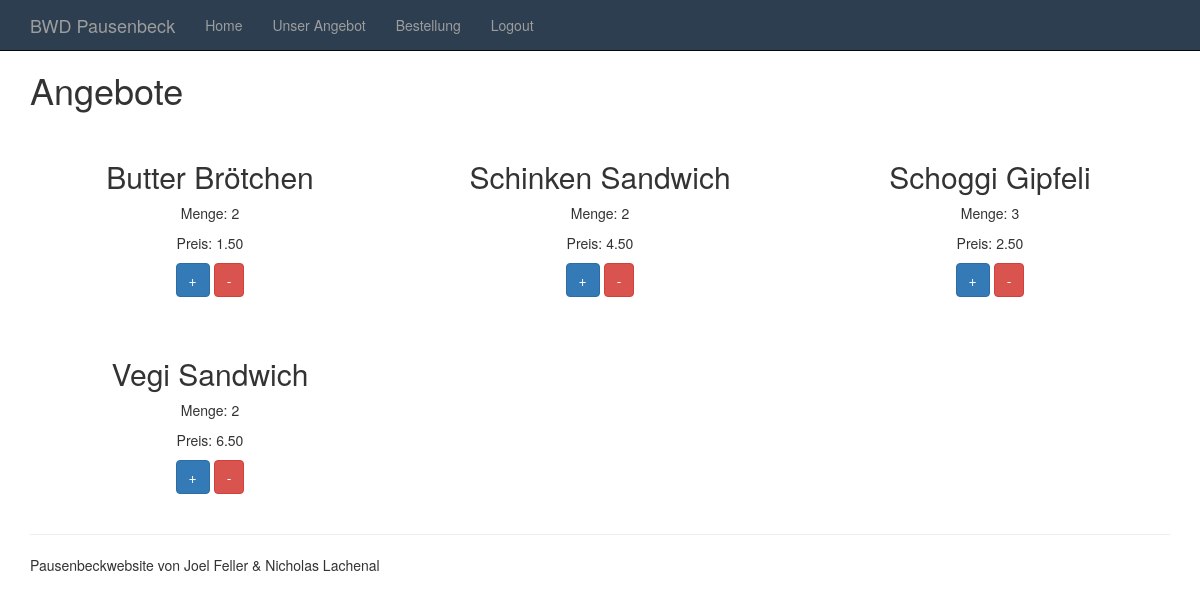
The page /waren/angebote (signed in) on the database its author committed.
### tables this page shows
CREATE TABLE `angebot` (
  `aid` int(11) NOT NULL,
  `name` varchar(50) DEFAULT NULL,
  `anzahl` int(11) DEFAULT NULL,
  `preis` varchar(50) DEFAULT NULL
);

### lib/ConnectionHandler.php (called while the page is built, shortened)
<?php
class ConnectionHandler
{
    private static $connection = null;
    public static function getConnection()
    {
        if (self::$connection === null) {
            $config = require '../config.php';
            $host = $config['database']['host'];
            $username = $config['database']['username'];
            $password = $config['database']['password'];
            $database = $config['database']['database'];
            self::$connection = new MySQLi($host, $username, $password, $database);
            self::$connection->set_charset('utf8');
        }
        return self::$connection;
    }
}

### lib/Repository.php (called while the page is built, shortened)
<?php
require_once 'ConnectionHandler.php';
class Repository
{
    protected $tableName = null;
    public function readById($id)
    {
        $query = "SELECT * FROM {$this->tableName} WHERE uid=?";
        $statement = ConnectionHandler::getConnection()->prepare($query);
        $statement->bind_param('i', $id);
        $statement->execute();
        $result = $statement->get_result();
        $row = $result->fetch_object();
        return $row;
    }
    public function readAll($max = 100)
    {
        $query = "SELECT * FROM {$this->tableName} LIMIT 0, $max";
        $statement = ConnectionHandler::getConnection()->prepare($query);
        $statement->execute();
        $result = $statement->get_result();
        $rows = array();
        while ($row = $result->fetch_object()) {
            $rows[] = $row;
        }
        return $rows;
    }
}

### controller/WarenController.php (called while the page is built, shortened)
<?php
class WarenController
{
    public function angebote()
    {
        $warenRepository = new WarenRepository();
        $userRepository = new UserRepository();
        $view = new View('angebote_list');
        $view->title = 'Angebote';
        $view->heading = 'Angebote';
        $view->user = $userRepository->readById($_SESSION['id']);
        $view->angebote = $warenRepository->readAll();
        $view->display();
    }
}

### lib/Dispatcher.php (called while the page is built, shortened)
<?php
class Dispatcher
{
    public static function dispatch()
    {
        $uri = $_SERVER['REQUEST_URI'];
        $uri = strtok($uri, '?');
        $uri = trim($uri, '/');
        $uriFragments = explode('/', $uri);
        $method = 'index';
        if (!empty($uriFragments[1])) {
            $method = $uriFragments[1];
        }
        $controller = new $controllerName();
        $controller->$method();
    }
}

### public/index.php (called while the page is built, shortened)
<?php
require_once '../lib/Dispatcher.php';
$dispatcher = new Dispatcher();
$dispatcher->dispatch();

### lib/View.php (called while the page is built, shortened)
<?php
class View
{
    private $viewfile;
    public function __construct($viewfile)
    {
        $this->viewfile = "./../view/$viewfile.php";
    }
    public function display()
    {
        require './../view/header.php';
        require $this->viewfile;
        require './../view/footer.php';
    }
}

### view/angebote_list.php (the view, shortened to what this page needs)
<?php if($user->admin == 0): ?>
    <div class="row">
        <div id="owl-example" class="owl-carousel">
            <div class="text-center item">
                <?php $counter = 0; ?>
                <?php foreach ($angebote as $angebot): ?>
                    <?php if ($angebot->anzahl != 0): ?>
                        <?php if(!isset($_SESSION['init']))array_push($_SESSION['bestellteWare'], $angebot->name); ?>
                        <div class="col-md-4 projekte-post blog-large wow fadeInLeft" data-wow-duration="300ms" data-wow-delay="0ms">
                            <article>
                                <br>
                                <header class="entry-header">
                                    <h2 class="entry-title"><?= $angebot->name; ?></h2>
                                </header>
                                <div class="entry-content">
                                    <P>Menge: <?= $angebot->anzahl; ?></P>
                                    <P>Preis: <?= $angebot->preis; ?></P>
                                    <?php if($angebot->anzahl == $_SESSION['bestellteAnzahl'][$counter]): ?><a class="btn btn-danger" href="">+</a>
                                    <?php else: ?> <a class="btn btn-primary" href="raiseBestellt?pos=<?=$counter?>">+</a> <?php endif; ?>
                                    <?php if($_SESSION['bestellteAnzahl'][$counter] == 0): ?><a class="btn btn-danger" href="">-</a>
                                    <?php else: ?> <a class="btn btn-primary" href="dropBestellt?pos=<?=$counter?>">-</a> <?php endif; ?>
                                    <?php $counter++; ?>
                                </div>
                                <br>
                            </article>
                        </div>
                    <?php endif; ?>
                <?php endforeach; ?>
            </div>
        </div>
    </div>
<?php endif; ?>

### public/css/style.css (style rules this page uses)
body { padding-top: 50px; }

### rows shown on the page
angebot: name "Butter Brötchen", anzahl "2", preis "1.50"
angebot: name "Schinken Sandwich", anzahl "2", preis "4.50"
angebot: name "Schoggi Gipfeli", anzahl "3", preis "2.50"
angebot: name "Vegi Sandwich", anzahl "2", preis "6.50"

### other values the page prints
$heading "Angebote"
